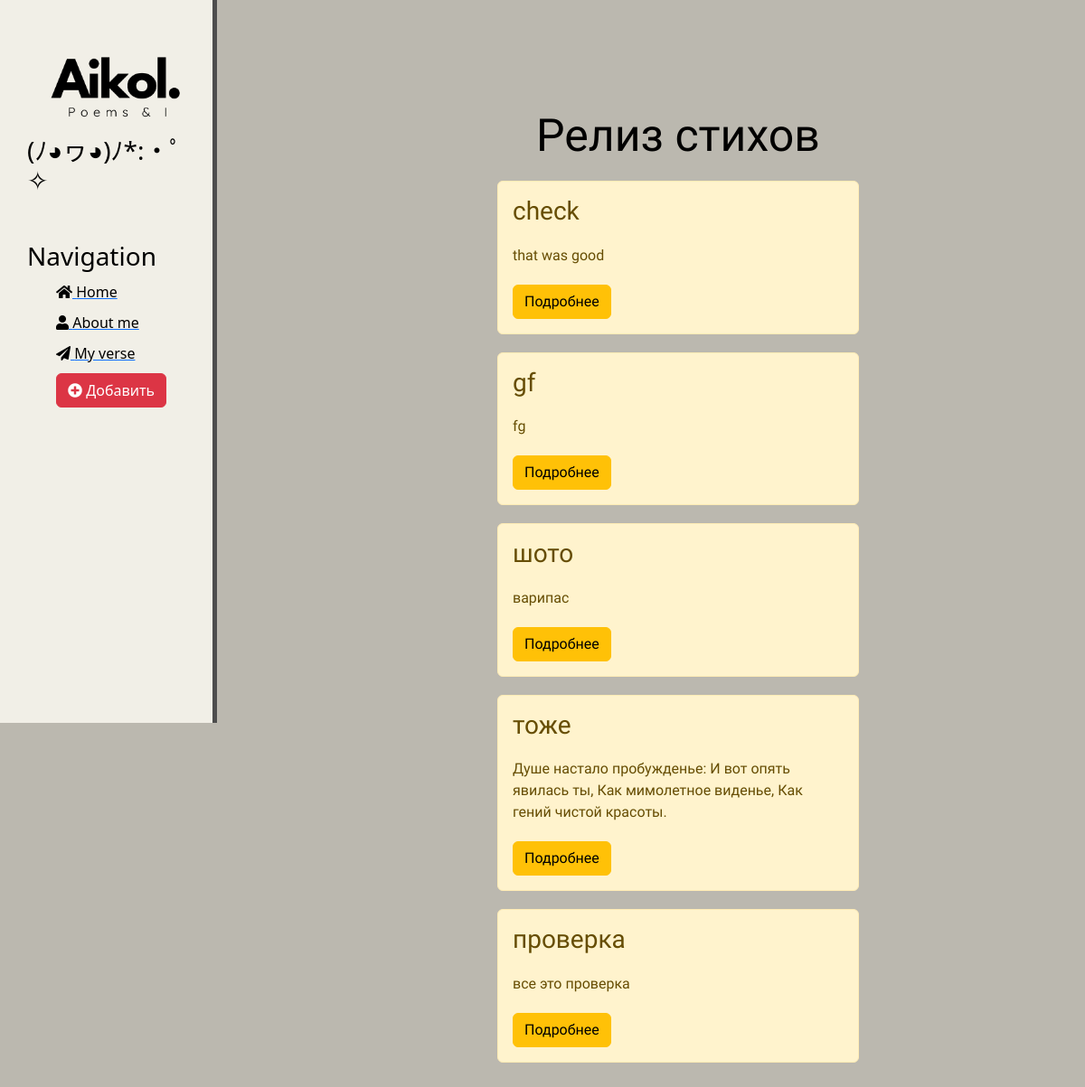
Before: /news/ with the older database file.
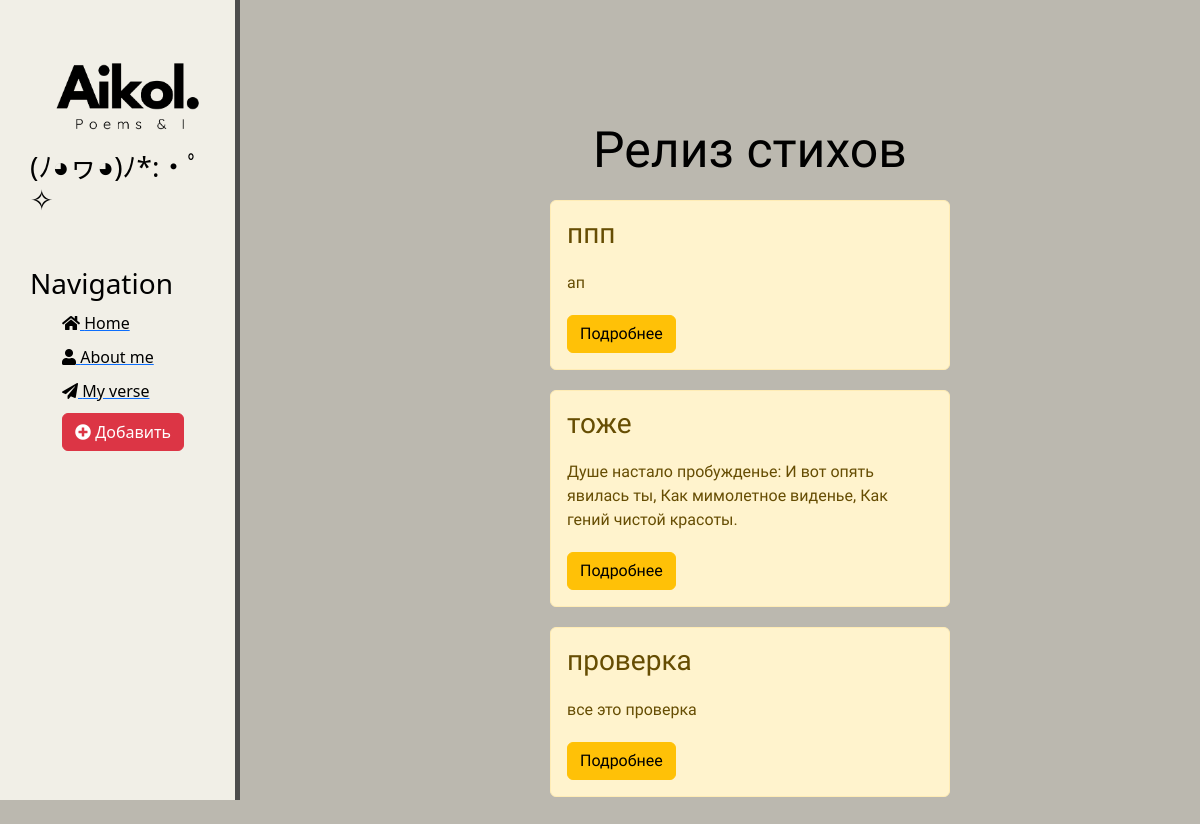
After: the same page with the newer database file.
### news/models.py (models this page shows, shortened)
class Articles(models.Model):
    title = models.CharField('Название: ', max_length=250)
    anons = models.CharField('Цитата: ', max_length=250)
    full_text = models.TextField('Стих: ')
    date = models.DateTimeField('Дата публикации: ')
    class Meta:
        verbose_name = 'Стих'
        verbose_name_plural = 'Стихи'

### news/views.py (the view)
# urls.py: path('', views.news_home, name='news_home'),
def news_home(request):
    news = Articles.objects.order_by('-date')
    return render(request, 'news/news_home.html', {'news': news})

### news/templates/news/news_home.html (shortened to what this page needs)
{% extends 'main/layout.html'%}
{% block content %}
    <div class="features">
        <h1>Релиз стихов</h1>
        {% if news %}
            {% for el in news %}
                <div class="alert alert-warning">
                    <h3>{{ el.title }}</h3>
                    <p>{{ el.anons }}</p>
                    <a href="{% url 'news_detail' el.id %}" class="btn btn-warning">Подробнее</a>
                </div>
            {% endfor %}
        {% else %}
            <p>Ждем когда на автора ниспадет вдохновенье</p>
        {%endif%}
    </div>
{% endblock %}

### main/templates/main/layout.html (shortened to what this page needs)
{% load static %}
<!DOCTYPE html>
<html lang="en">
<head>
    <link rel="stylesheet" href="https://cdn.jsdelivr.net/npm/bootstrap@5.2.3/dist/css/bootstrap.min.css">
    <link rel="stylesheet" href="{% static 'main/css/main.css' %}">
    <link rel="stylesheet" href="https://use.fontawesome.com/releases/v5.8.2/css/all.css">
</head>
<body>
    <aside>
        <img src="{% static 'main/img/logo.png'%}" alt="logo">
        <h3>(ﾉ◕ヮ◕)ﾉ*:・ﾟ✧</h3>
        <h3>Navigation</h3>
        <ul>
            <a href="{% url 'home' %}"><li><i class="fas fa-home"></i> Home</li></a>
            <a href="{% url 'about' %}"><li><i class="fas fa-user"></i> About me</li></a>
            <a href="{% url 'news_home' %}"><li><i class="fas fa-paper-plane"></i> My verse</li></a>
            <a href="{% url 'create' %}"><li><button class="btn btn-danger"><i class="fas fa-plus-circle"></i> Добавить </li></a>
        </ul>
    </aside>
    <main>
        {% block content %}
        {% endblock %}
    </main>
</body>
</html>

### main/static/main/css/main.css (style rules this page uses)
body { background: #BBB8AF; margin: 0; }
aside { position: fixed; top: 0; left: 0; background: #F1EFE7; width: 20%; padding: 2.5%; height: 100vh; color: #000000; border-right: 5px solid #4d4d4d; overflow-y: auto; }
aside img { width: 200px; float: left; }
aside h3 { margin-top: 50px; font-size: 28px; }
aside ul { list-style: none }
aside ul li { color: #000000; display: block; margin-top: 10px; transition: transform .6s ease; }
main .features { margin-left: 25%; color: #000000; margin-top: 100px; text-align: center; width: 75%; padding: 20px; box-sizing: border-box; }
main .features h1 { font-size: 50px; }
main .features p { max-width: 400px; margin: 20px auto }
.alert-warning { clear: both; width: 400px; margin: 20px auto; text-align: left; }
.features { font-family: "Indie Flower", cursive; }

Changed rows visible on the page:
removed Articles: title "check", anons "that was good"
removed Articles: title "gf", anons "fg"
removed Articles: title "шото", anons "варипас"
added Articles: title "ппп", anons "ап"
